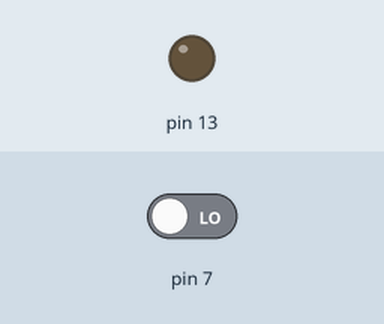
Simulated run of this sketch. Board: Arduino Uno, built with avr-gcc and run on an emulated ATmega328P. Shown: output pins drawn as LEDs (lit = HIGH). The inputs (shaded band) are chosen by the test bench; at power-on: pin 7 LOW.

Above: at 1.2 s.
1.3 s: pin 7 driven HIGH
At 2.4 s:
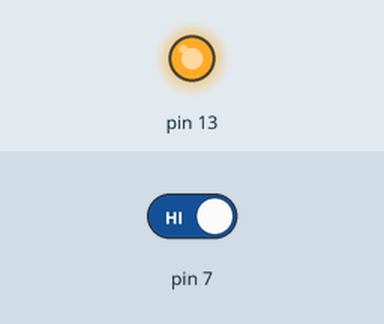
2.8 s: pin 7 driven LOW
At 3.5 s:
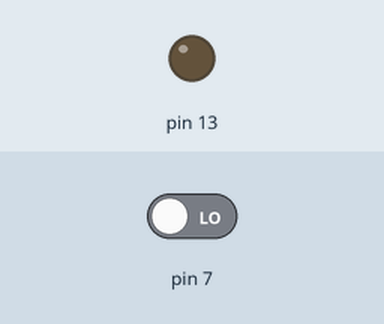
Timing chart, 0 to 5.8 s (numbered marks = the images above; inputs shaded):
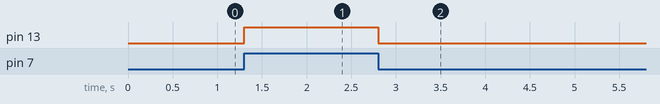

The sketch:

IR_detection.ino
```cpp
void setup() {
  // put your setup code here, to run once:
pinMode(7,INPUT);
pinMode(13,OUTPUT);
}

void loop() {
  // put your main code here, to run repeatedly:
int state=digitalRead(7);

if(state==1)
{
  digitalWrite(13,HIGH);
  }
  else
  {
    digitalWrite(13,LOW);
  }
}
```

Measured:
- after the input at 1.3 s, pin 13: LOW → HIGH at once
- after the input at 2.8 s, pin 13: HIGH → LOW at once
